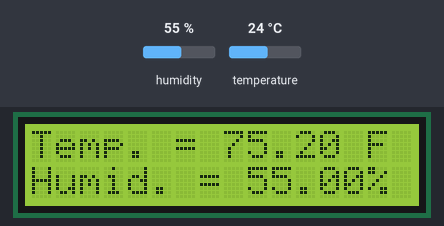
A program run on a simulated Arduino Uno, built with avr-gcc and run on an emulated ATmega328P. Shown: 16×2 character LCD. Inputs (shaded band) come from the test bench; at power-on: humidity 55 %, temperature 24 °C.

Above: at 3.6 s.
3.7 s: humidity set to 22 %
At 7.4 s:
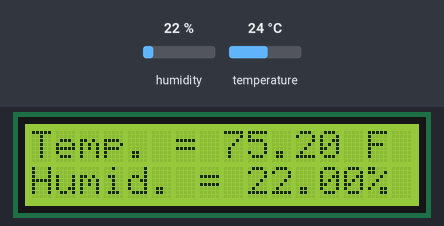
8.2 s: temperature set to 12 °C
At 9.7 s:
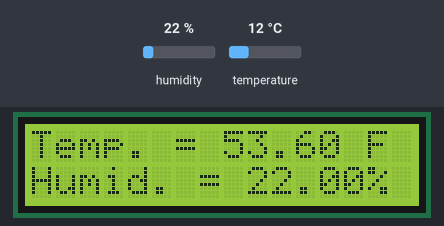
12.7 s: humidity set to 40 %
At 15.5 s:
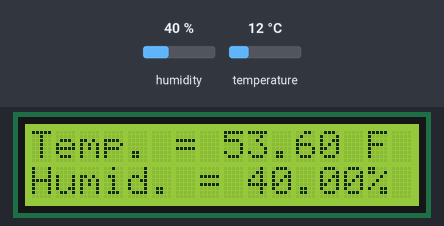
17.2 s: temperature set to 19 °C
At 19.1 s:
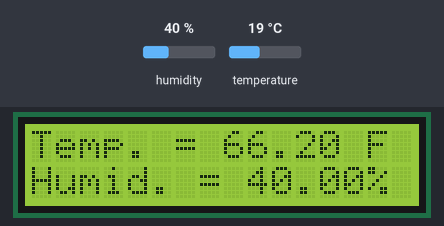
Timing chart, 0 to 20.6 s (numbered marks = the images above; inputs shaded):
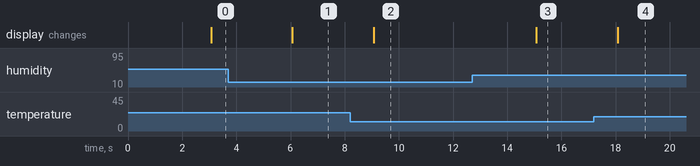

The program:

main.cpp
```cpp
// @author Jesse Watson December 4, 2021

// This code measures then prints temperature and humidity values to a 2x16 LCD

#include <Arduino.h>
#include <LiquidCrystal.h>
#include <dht_nonblocking.h>

#define SENSOR_PIN 2
#define SENSOR_TYPE DHT_TYPE_11

DHT_nonblocking dht_sensor(SENSOR_PIN, SENSOR_TYPE);

LiquidCrystal lcd(7, 8, 9, 10, 11, 12); // initialize LCD by setting pins

void setup()
{
  lcd.begin(16, 2); // 2 rows, 16 columns

  Serial.begin( 9600);
}

static bool take_measurements(float *temp, float *humidity)
{
  static unsigned long timestamp = millis();

  if (millis() - timestamp > 3000ul)  // Takes measurements every four seconds
  {
    if(dht_sensor.measure(temp, humidity) == true)
    {
      timestamp = millis();
      return true;
    }
  }
   return false;
}

void loop()
{
  float temp, humidity;

  if(take_measurements(&temp, &humidity) == true)
  {
    // Display temp in F
    lcd.print("Temp. = ");
    lcd.print((temp * (9.0/5.0) + 32));
    lcd.print(" F");

    // Display temp in C
    //lcd.print("Temp. = ");
    //lcd.print(temp);
    //lcd.print(" C");

    lcd.setCursor(0, 1);
    lcd.print("Humid. = ");
    lcd.print(humidity);
    lcd.print("%");

    lcd.setCursor(0, 0);
  }

}
```

Measured:
- after the input at 3.7 s, the display: changes after 2.4 s (image 1)
- after the input at 8.2 s, the display: changes after 0.87 s (image 2)
- after the input at 12.7 s, the display: changes after 2.4 s (image 3)
- after the input at 17.2 s, the display: changes after 0.87 s (image 4)
